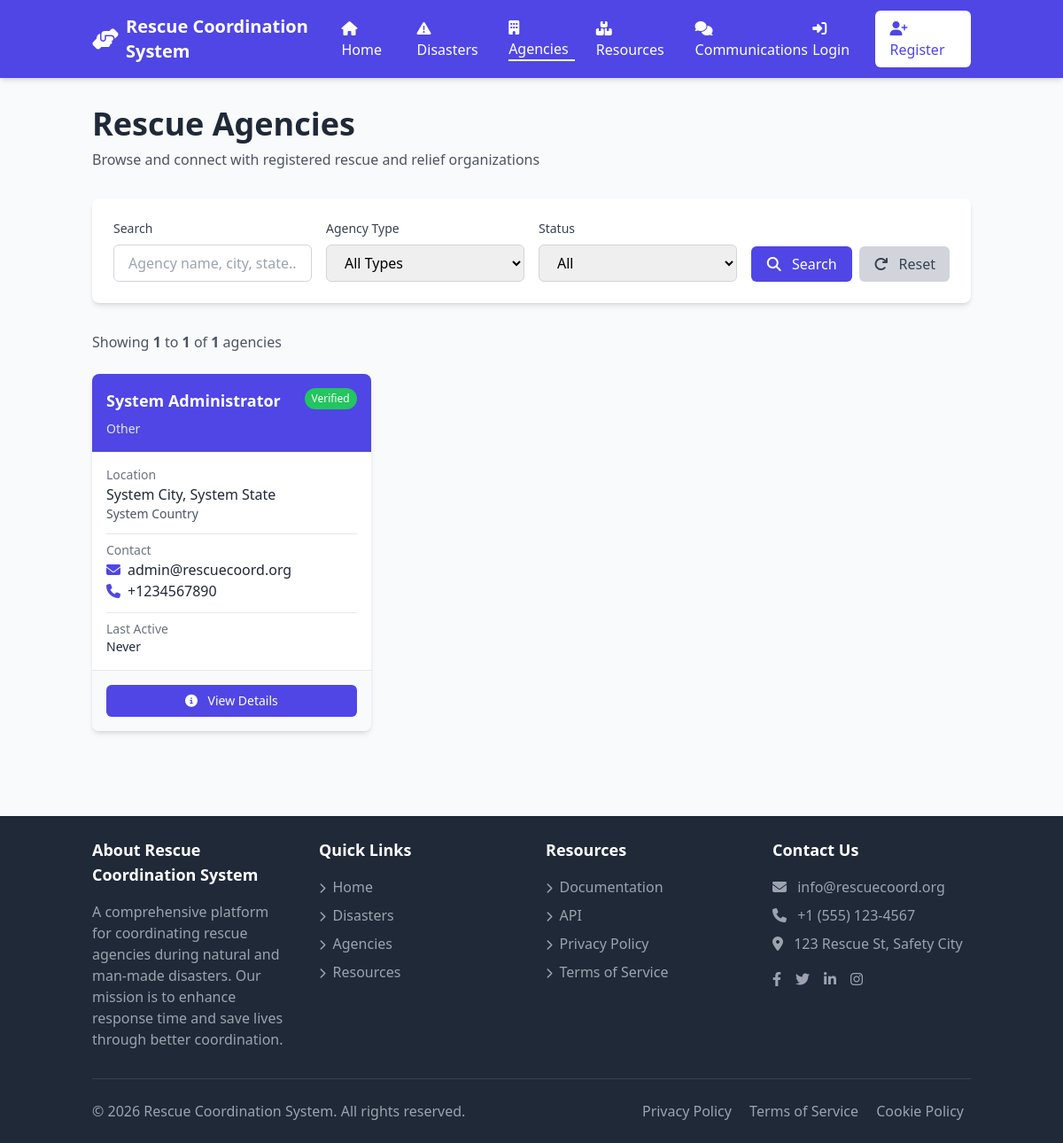
Screenshot of /agencies.php with the database file from the repository.
### tables this page shows
CREATE TABLE IF NOT EXISTS agencies (
    id INT AUTO_INCREMENT PRIMARY KEY,
    name VARCHAR(255) NOT NULL,
    email VARCHAR(255) NOT NULL UNIQUE,
    password VARCHAR(255) NOT NULL,
    phone VARCHAR(20) NOT NULL,
    agency_type ENUM('medical', 'fire', 'police', 'military', 'ngo', 'other') NOT NULL,
    address TEXT NOT NULL,
    city VARCHAR(100) NOT NULL,
    state VARCHAR(100) NOT NULL,
    country VARCHAR(100) NOT NULL,
    latitude DECIMAL(10, 8) NULL,
    longitude DECIMAL(11, 8) NULL,
    last_active TIMESTAMP NULL,
    resources TEXT NULL,
    verified BOOLEAN DEFAULT FALSE,
    verification_code VARCHAR(64) NULL,
    created_at TIMESTAMP DEFAULT CURRENT_TIMESTAMP,
    updated_at TIMESTAMP DEFAULT CURRENT_TIMESTAMP ON UPDATE CURRENT_TIMESTAMP
);

### includes/auth.php (called while the page is built, shortened)
<?php
function isSessionValid() {
    if (!isset($_SESSION['user_id'])) {
        return false;
    }
    return true;
}

### agencies.php (the view, shortened to what this page needs)
<?php
$conn = getDbConnection();
$agencies = [];
$filterType = $_GET['type'] ?? 'all';
$filterVerified = $_GET['verified'] ?? 'all';
$searchQuery = $_GET['search'] ?? '';
$page = max(1, intval($_GET['page'] ?? 1));
$perPage = 12;
$totalAgencies = 0;
if ($conn) {
    $query = "
        SELECT id, name, email, phone, agency_type, city, state, country,
               latitude, longitude, verified, last_active, created_at
        FROM agencies
        WHERE 1=1
    ";
    $params = [];
    $countStmt = $conn->prepare($query);
    $countStmt->execute($params);
    $totalAgencies = $countStmt->rowCount();
    $offset = ($page - 1) * $perPage;
    $query .= " ORDER BY last_active DESC LIMIT :limit OFFSET :offset";
    $stmt = $conn->prepare($query);
    $stmt->execute(array_merge($params, ['limit' => $perPage, 'offset' => $offset]));
    $agencies = $stmt->fetchAll();
}
include 'includes/header.php';
?>
<div class="container mx-auto px-4 py-8">
    <div class="mb-8">
        <h1 class="text-4xl font-bold text-gray-800 mb-2">Rescue Agencies</h1>
        <p class="text-gray-600">Browse and connect with registered rescue and relief organizations</p>
    </div>
    <div class="bg-white rounded-lg shadow-md p-6 mb-8">
        <form method="GET" action="<?= $_SERVER['PHP_SELF'] ?>" class="space-y-4">
            <div class="grid grid-cols-1 md:grid-cols-4 gap-4">
                <div>
                    <label for="search" class="block text-sm font-medium text-gray-700 mb-2">Search</label>
                    <input type="text" id="search" name="search" value="<?= htmlspecialchars($searchQuery) ?>"
                        placeholder="Agency name, city, state..."
                        class="w-full px-4 py-2 border border-gray-300 rounded-md focus:outline-none focus:ring-2 focus:ring-indigo-500">
                </div>
                <div>
                    <label for="type" class="block text-sm font-medium text-gray-700 mb-2">Agency Type</label>
                    <select id="type" name="type"
                        class="w-full px-4 py-2 border border-gray-300 rounded-md focus:outline-none focus:ring-2 focus:ring-indigo-500">
                        <option value="all" <?= $filterType === 'all' ? 'selected' : '' ?>>All Types</option>
                    </select>
                </div>
                <div>
                    <label for="verified" class="block text-sm font-medium text-gray-700 mb-2">Status</label>
                    <select id="verified" name="verified"
                        class="w-full px-4 py-2 border border-gray-300 rounded-md focus:outline-none focus:ring-2 focus:ring-indigo-500">
                        <option value="all" <?= $filterVerified === 'all' ? 'selected' : '' ?>>All</option>
                    </select>
                </div>
                <div class="flex items-end gap-2">
                    <button type="submit" class="flex-1 bg-indigo-600 text-white px-4 py-2 rounded-md hover:bg-indigo-700 font-medium">
                        <i class="fas fa-search mr-2"></i> Search
                    </button>
                    <a href="agencies.php" class="bg-gray-300 text-gray-700 px-4 py-2 rounded-md hover:bg-gray-400 font-medium text-center">
                        <i class="fas fa-redo mr-2"></i> Reset
                    </a>
                </div>
            </div>
        </form>
    </div>
    <div class="mb-6">
        <p class="text-gray-600">Showing <strong><?= $totalAgencies > 0 ? (($page - 1) * $perPage) + 1 : 0 ?></strong> to <strong><?= min($page * $perPage, $totalAgencies) ?></strong> of <strong><?= $totalAgencies ?></strong> agencies</p>
    </div>
    <?php if (!empty($agencies)): ?>
        <div class="grid grid-cols-1 md:grid-cols-2 lg:grid-cols-3 gap-6 mb-8">
            <?php foreach ($agencies as $agency): ?>
                <div class="bg-white rounded-lg shadow-md overflow-hidden hover:shadow-lg transition">
                    <div class="bg-indigo-600 text-white p-4">
                        <div class="flex justify-between items-start mb-2">
                            <h3 class="text-lg font-bold"><?= htmlspecialchars($agency['name']) ?></h3>
                            <?php if ($agency['verified']): ?>
                                <span class="bg-green-500 text-white px-2 py-1 rounded-full text-xs font-medium">Verified</span>
                            <?php else: ?>
                                <span class="bg-yellow-500 text-white px-2 py-1 rounded-full text-xs font-medium">Pending</span>
                            <?php endif; ?>
                        </div>
                        <p class="text-indigo-100 text-sm"><?= ucfirst(str_replace('_', ' ', htmlspecialchars($agency['agency_type']))) ?></p>
                    </div>
                    <div class="p-4 space-y-3">
                        <div>
                            <p class="text-gray-500 text-sm">Location</p>
                            <p class="text-gray-800 font-medium"><?= htmlspecialchars($agency['city']) ?>, <?= htmlspecialchars($agency['state']) ?></p>
                            <p class="text-gray-600 text-sm"><?= htmlspecialchars($agency['country']) ?></p>
                        </div>
                        <div class="pt-2 border-t border-gray-200">
                            <p class="text-gray-500 text-sm">Contact</p>
                            <p class="text-gray-800 font-medium"><i class="fas fa-envelope mr-2 text-indigo-600"></i><?= htmlspecialchars($agency['email']) ?></p>
                            <p class="text-gray-800 font-medium"><i class="fas fa-phone mr-2 text-indigo-600"></i><?= htmlspecialchars($agency['phone']) ?></p>
                        </div>
                        <div class="pt-2 border-t border-gray-200">
                            <p class="text-gray-500 text-sm">Last Active</p>
                            <p class="text-gray-800 text-sm">
                                <?php
                                if ($agency['last_active']) {
                                    echo timeElapsedString($agency['last_active']);
                                } else {
                                    echo 'Never';
                                }
                                ?>
                            </p>
                        </div>
                    </div>
                    <div class="p-4 bg-gray-50 border-t border-gray-200">
                        <a href="disaster-details.php?id=1" class="block w-full text-center bg-indigo-600 text-white px-4 py-2 rounded-md hover:bg-indigo-700 font-medium text-sm">
                            <i class="fas fa-info-circle mr-2"></i> View Details
                        </a>
                    </div>
                </div>
            <?php endforeach; ?>
        </div>
    <?php endif; ?>
</div>
<?php include 'includes/footer.php'; ?>

### includes/header.php (shortened to what this page needs)
<?php
require_once __DIR__ . '/../includes/auth.php';
$isLoggedIn = isSessionValid();
$currentUser = null;
$currentPage = basename($_SERVER['PHP_SELF']);
?>
<!DOCTYPE html>
<html lang="en">
<head>
    <script src="https://cdn.tailwindcss.com"></script>
    <link rel="stylesheet" href="https://cdnjs.cloudflare.com/ajax/libs/font-awesome/6.4.0/css/all.min.css">
    <link rel="stylesheet" href="https://unpkg.com/leaflet@1.9.4/dist/leaflet.css" />
    <link rel="stylesheet" href="assets/css/style.css">
</head>
<body class="bg-gray-50 min-h-screen flex flex-col">
    <nav class="bg-indigo-600 text-white shadow-md">
        <div class="container mx-auto px-4">
            <div class="flex justify-between items-center py-3">
                <div class="flex items-center space-x-4">
                    <a href="index.php" class="flex items-center space-x-2">
                        <i class="fas fa-hands-helping text-2xl"></i>
                        <span class="font-bold text-xl"><?= APP_NAME ?></span>
                    </a>
                </div>
                <div class="hidden md:flex items-center space-x-6">
                    <a href="index.php" class="hover:text-indigo-200 <?= $currentPage === 'index.php' ? 'border-b-2 border-white' : '' ?>">
                        <i class="fas fa-home mr-1"></i> Home
                    </a>
                    <a href="disasters.php" class="hover:text-indigo-200 <?= $currentPage === 'disasters.php' ? 'border-b-2 border-white' : '' ?>">
                        <i class="fas fa-exclamation-triangle mr-1"></i> Disasters
                    </a>
                    <a href="agencies.php" class="hover:text-indigo-200 <?= $currentPage === 'agencies.php' ? 'border-b-2 border-white' : '' ?>">
                        <i class="fas fa-building mr-1"></i> Agencies
                    </a>
                    <a href="resources.php" class="hover:text-indigo-200 <?= $currentPage === 'resources.php' ? 'border-b-2 border-white' : '' ?>">
                        <i class="fas fa-boxes mr-1"></i> Resources
                    </a>
                    <a href="communications.php" class="hover:text-indigo-200 <?= $currentPage === 'communications.php' ? 'border-b-2 border-white' : '' ?>">
                        <i class="fas fa-comments mr-1"></i> Communications
                    </a>
                </div>
                <div class="flex items-center space-x-4">
                    <?php if ($isLoggedIn): ?>
                        <div class="relative group">
                            <button class="flex items-center space-x-1 hover:text-indigo-200">
                                <i class="fas fa-user-circle text-xl"></i>
                                <span class="hidden md:inline"><?= htmlspecialchars($currentUser['name']) ?></span>
                                <i class="fas fa-chevron-down text-xs"></i>
                            </button>
                            <div class="absolute right-0 mt-2 w-48 bg-white rounded-md shadow-lg py-1 z-10 hidden group-hover:block">
                                <a href="profile.php" class="block px-4 py-2 text-sm text-gray-700 hover:bg-indigo-100">
                                    <i class="fas fa-id-card mr-2"></i> Profile
                                </a>
                                <a href="settings.php" class="block px-4 py-2 text-sm text-gray-700 hover:bg-indigo-100">
                                    <i class="fas fa-cog mr-2"></i> Settings
                                </a>
                                <div class="border-t border-gray-200 my-1"></div>
                                <a href="logout.php" class="block px-4 py-2 text-sm text-red-600 hover:bg-red-100">
                                    <i class="fas fa-sign-out-alt mr-2"></i> Logout
                                </a>
                            </div>
                        </div>
                    <?php else: ?>
                        <a href="login.php" class="hover:text-indigo-200">
                            <i class="fas fa-sign-in-alt mr-1"></i>
                            <span class="hidden md:inline">Login</span>
                        </a>
                        <a href="register.php" class="bg-white text-indigo-600 px-4 py-2 rounded-md hover:bg-indigo-100">
                            <i class="fas fa-user-plus mr-1"></i>
                            <span class="hidden md:inline">Register</span>
                        </a>
                    <?php endif; ?>
                </div>
            </div>
        </div>
    </nav>
    <main class="flex-grow">

### includes/footer.php (shortened to what this page needs)
    </main>
    <footer class="bg-gray-800 text-white py-6 mt-8">
        <div class="container mx-auto px-4">
            <div class="grid grid-cols-1 md:grid-cols-4 gap-8">
                <div>
                    <h3 class="text-lg font-semibold mb-4">About <?= APP_NAME ?></h3>
                    <p class="text-gray-400">
                        A comprehensive platform for coordinating rescue agencies during natural and man-made disasters.
                        Our mission is to enhance response time and save lives through better coordination.
                    </p>
                </div>
                <div>
                    <h3 class="text-lg font-semibold mb-4">Quick Links</h3>
                    <ul class="space-y-2 text-gray-400">
                        <li><a href="index.php" class="hover:text-white"><i class="fas fa-chevron-right mr-2 text-xs"></i>Home</a></li>
                        <li><a href="disasters.php" class="hover:text-white"><i class="fas fa-chevron-right mr-2 text-xs"></i>Disasters</a></li>
                        <li><a href="agencies.php" class="hover:text-white"><i class="fas fa-chevron-right mr-2 text-xs"></i>Agencies</a></li>
                        <li><a href="resources.php" class="hover:text-white"><i class="fas fa-chevron-right mr-2 text-xs"></i>Resources</a></li>
                    </ul>
                </div>
                <div>
                    <h3 class="text-lg font-semibold mb-4">Resources</h3>
                    <ul class="space-y-2 text-gray-400">
                        <li><a href="#" class="hover:text-white"><i class="fas fa-chevron-right mr-2 text-xs"></i>Documentation</a></li>
                        <li><a href="#" class="hover:text-white"><i class="fas fa-chevron-right mr-2 text-xs"></i>API</a></li>
                        <li><a href="#" class="hover:text-white"><i class="fas fa-chevron-right mr-2 text-xs"></i>Privacy Policy</a></li>
                        <li><a href="#" class="hover:text-white"><i class="fas fa-chevron-right mr-2 text-xs"></i>Terms of Service</a></li>
                    </ul>
                </div>
                <div>
                    <h3 class="text-lg font-semibold mb-4">Contact Us</h3>
                    <ul class="space-y-2 text-gray-400">
                        <li><i class="fas fa-envelope mr-2"></i> info@rescuecoord.org</li>
                        <li><i class="fas fa-phone mr-2"></i> +1 (555) 123-4567</li>
                        <li><i class="fas fa-map-marker-alt mr-2"></i> 123 Rescue St, Safety City</li>
                    </ul>
                    <div class="mt-4 flex space-x-4">
                        <a href="#" class="text-gray-400 hover:text-white"><i class="fab fa-facebook-f"></i></a>
                        <a href="#" class="text-gray-400 hover:text-white"><i class="fab fa-twitter"></i></a>
                        <a href="#" class="text-gray-400 hover:text-white"><i class="fab fa-linkedin-in"></i></a>
                        <a href="#" class="text-gray-400 hover:text-white"><i class="fab fa-instagram"></i></a>
                    </div>
                </div>
            </div>
            <div class="border-t border-gray-700 mt-8 pt-6 flex flex-col md:flex-row justify-between items-center">
                <p class="text-gray-400">&copy; <?= date('Y') ?> <?= APP_NAME ?>. All rights reserved.</p>
                <div class="mt-4 md:mt-0">
                    <a href="#" class="text-gray-400 hover:text-white mx-2">Privacy Policy</a>
                    <a href="#" class="text-gray-400 hover:text-white mx-2">Terms of Service</a>
                    <a href="#" class="text-gray-400 hover:text-white mx-2">Cookie Policy</a>
                </div>
            </div>
        </div>
    </footer>
</body>
</html>

### assets/css/style.css (style rules this page uses)
a, button { transition: all 0.3s ease; }

### rows the page displays
agencies: name "System Administrator", verified "Verified", agency_type "Other", city "System City", state "System State", country "System Country", email "admin@rescuecoord.org", phone "+1234567890", shows "Never"

### other values shown
APP_NAME "Rescue Coordination System"
min($page * $perPage, $totalAgencies) "1"
$totalAgencies "1"
